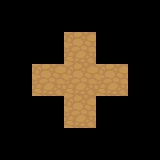

This is a level from a 2D game, rendered from its Tiled map with the project's own tilesets. A one-line summary and the map file follow, with tile-layer data summarised:
An orthogonal 5x5 tile map with 32x32 px tiles, 3 tile layers (Regions, Input_set, Output0_Dirt_higherlayer), 2 tilesets.

<map version="1.0" orientation="orthogonal" width="5" height="5" tilewidth="32" tileheight="32">
 <tileset firstgid="1" name="ruleset" tilewidth="32" tileheight="32">
  <image source="ruleset.png" trans="ff00ff" width="256" height="64" />
 </tileset>
 <tileset firstgid="17" name="dirt" tilewidth="32" tileheight="32">
  <image source="../tiles/dirt.png" trans="ff00ff" width="96" height="192" />
 </tileset>
 <layer name="Regions" width="5" height="5">
  <data>[25 cells, 5 non-empty, 1 distinct tile ids]</data>
 </layer>
 <layer name="Input_set" width="5" height="5">
  <data>[25 cells, 5 non-empty, 2 distinct tile ids]</data>
 </layer>
 <layer name="Output0_Dirt_higherlayer" width="5" height="5">
  <data>[25 cells, 5 non-empty, 1 distinct tile ids]</data>
 </layer>
</map>
